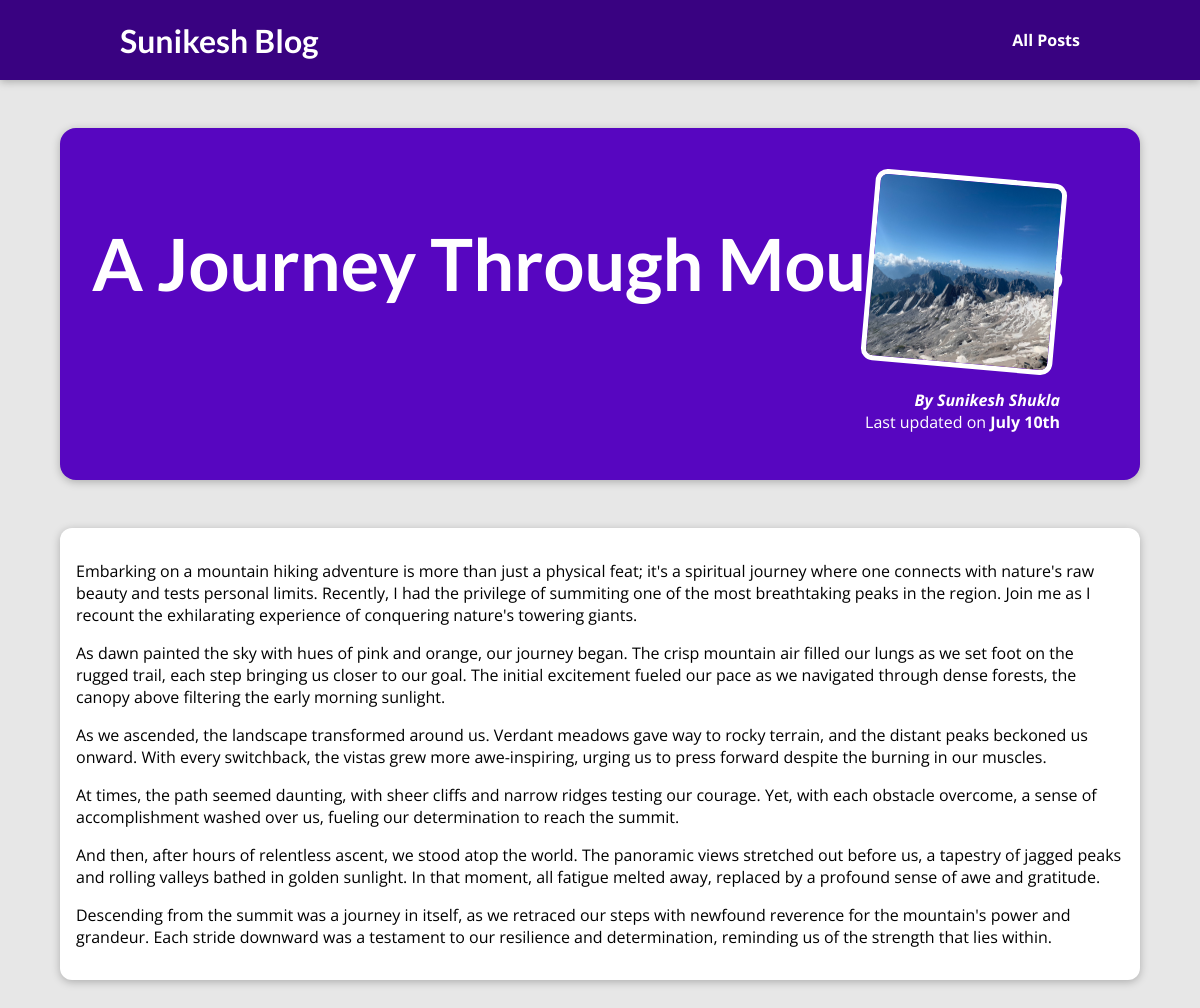
The page /posts/title-conquering-peaks-a-journey-through-mountain on the database its author committed.
### blog/models.py (models this page shows)
class Post(models.Model):
    title = models.CharField(max_length=100)
    excerpt = models.CharField(max_length=300)
    image_name = models.CharField(max_length=50)
    date = models.DateField(auto_now=True, auto_now_add=False, null=False)
    slug = models.SlugField(unique=True)
    content = models.TextField(max_length=2000)
    author = models.ForeignKey(
        Author, on_delete=models.SET_NULL, null=True, related_name="post")
    tags = models.ManyToManyField(Tag)

### blog/views.py (the view)
# urls.py: path("posts/<slug:slug>", views.post_detail, name="postdetail-page")
def post_detail(request, slug):
    posts = Post.objects.all()
    for post in posts:
        if slug in post.slug:
            return render(request, 'blog/postdetail-page.html',
                          {"post": post})

### blog/templates/blog/postdetail-page.html (shortened to what this page needs)
{% extends "base.html" %}
{% load static %}
{% block css_stylesheet %}
<link rel="stylesheet" href="{% static "blog/post-detail.css" %}">
{% endblock css_stylesheet %}
{% block content %}
<section id="summary">
    <h2>
        {{post.title}}
    </h2>
    <article>
        <img src="{% static 'blog/images/' %}{{ post.image_name }}" alt={{post.title}}>
        <address>
            By Sunikesh Shukla
        </address>
        <div>
            Last updated on <time>July 10th</time>
        </div>
    </article>
</section>
<main>
    <p>
        {{post.content|linebreaks}}
    </p>
</main>
{% endblock content %}

### templates/base.html (shortened to what this page needs)
{% load static %}
<!DOCTYPE html>
<html lang="en">
<head>
    <link rel="stylesheet" href="{% static "app.css" %}">
    {% block css_stylesheet %}{% endblock css_stylesheet %}
</head>
<body>
    <header id="main-navigation">
        <h1>
            <a href="{% url "home-page" %}">Sunikesh Blog</a>
        </h1>
        <nav>
            <a href="{% url "posts-page" %}">All Posts</a>
        </nav>
    </header>
    {% block content %}{% endblock content %}
</body>
</html>

### static/app.css (style rules this page uses)
* { box-sizing: border-box; }
html { font-family: 'Open Sans', 'Lato', sans-serif; }
body { margin: 0; }
h1, h2, h3 { font-family: 'Lato', sans-serif; font-weight: bold; }
#main-navigation { width: 100%; height: 5rem; display: flex; justify-content: space-between; align-items: center; padding: 0 10%; position: absolute; top: 0; left: 0; }
#main-navigation a { text-decoration: none; color: white; font-weight: bold; }

### blog/static/blog/post-detail.css (style rules this page uses)
body { background-color: #e7e7e7; }
#main-navigation { background-color: #390281; box-shadow: 0 2px 8px rgba(0, 0, 0, 0.25); }
#summary { margin: 8rem auto 3rem auto; padding: 2rem; width: 90%; max-width: 90rem; border-radius: 16px; background-color: #5706c0; position: relative; box-shadow: 0 2px 8px rgba(0, 0, 0, 0.25); height: 22rem; }
#summary h2 { color: white; font-size: 4.5rem; }
#summary article { position: absolute; top: 2rem; right: 3rem; padding: 1rem 2rem; border-radius: 12px; text-align: right; color: white; }
#summary article img { width: 12rem; height: 12rem; border-radius: 12px; transform: rotateZ(5deg); border: 5px solid white; margin-bottom: 1rem; }
#summary address { font-weight: bold; }
#summary time { font-weight: bold; }
main { width: 90%; max-width: 90rem; margin: 3rem auto; background-color: white; padding: 1rem; border-radius: 12px; box-shadow: 0 2px 8px rgba(0, 0, 0, 0.25); }

### rows shown on the page
Post: title "A Journey Through Mountains", image_name (picture), content "Embarking on a mountain hiking adventure is more than just a physical feat; it's a spiritual journey where one connects with nature's raw beauty and tests personal limits. Recently, I had the privilege of summiting one of the most breathtaking peaks in the region. Join me as I recount the exhilarating experience of conquering nature's towering giants. As dawn painted the sky with hues of pink and orange, our journey began. The crisp mountain air filled our lungs as we set foot on the rugged trail, each step bringing us closer to our goal. The initial excitement fueled our pace as we navigated through dense forests, the canopy above filtering the early morning sunlight. As we ascended, the…"
